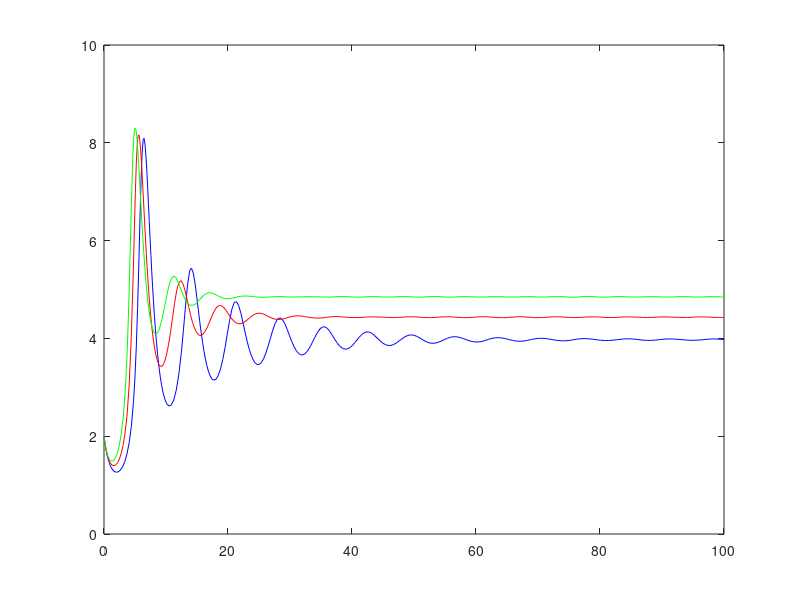

The MATLAB script that drew this image: (Note: this script raises an error after producing the figure.)
function model
[T,Y]   = ode45(@Bqfun1,[0 100],[2 2]);
[T1,Y1] = ode45(@Bqfun2,[0 100],[2 2]);
[T2,Y2] = ode45(@Bqfun3,[0 100],[2 2]);

plot (T,Y(:,1),'b',T1,Y1(:,1),'r',T2,Y2(:,1),'g');
h=legend('delta0 = 0.9','delta0 = 1','delta0= 1.1',3)
xlabel('t');
ylabel('x');

function dy1 = Bqfun1(t,y)
dy1 = zeros(2,1);
r=0.5; K=10; beta=0.4; alpha=0.7; a=0.04; b=0.07; c=0.7; delta0=0.9;  delta1=.3;
dy1=[(r*y(1)*(1-(y(1)/K))*(y(1)-beta)-alpha*y(1)*y(2)/(1+a*y(1)+b*y(2)))
    (c*alpha*y(1)*y(2)/(1+a*y(1)+b*y(2))-delta0*y(2)-delta1*y(2)*y(2))]

function dy2 = Bqfun2(t,y)
dy2 = zeros(2,1);
r=0.5; K=10; beta=0.4; alpha=0.7; a=0.04; b=0.07; c=0.7; delta0=1;  delta1=.3;
dy2=[(r*y(1)*(1-(y(1)/K))*(y(1)-beta)-alpha*y(1)*y(2)/(1+a*y(1)+b*y(2)))
    (c*alpha*y(1)*y(2)/(1+a*y(1)+b*y(2))-delta0*y(2)-delta1*y(2)*y(2))]

function dy3 = Bqfun3(t,y)
dy3 = zeros(2,1);
r=0.5; K=10; beta=0.4; alpha=0.7; a=0.04; b=0.07; c=0.7; delta0=1.1;  delta1=.3;
dy3=[(r*y(1)*(1-(y(1)/K))*(y(1)-beta)-alpha*y(1)*y(2)/(1+a*y(1)+b*y(2)))
    (c*alpha*y(1)*y(2)/(1+a*y(1)+b*y(2))-delta0*y(2)-delta1*y(2)*y(2))]